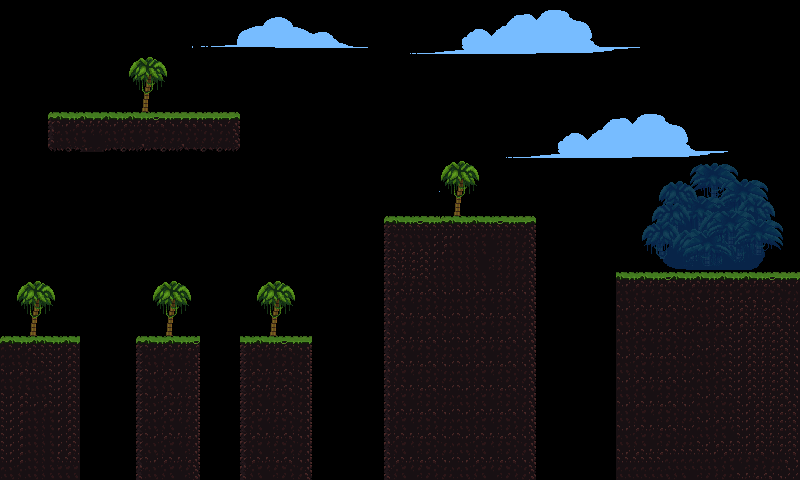

A level layout from a 2D game, rendered from its tile map. Below: a short description, then the map file with tile-grid data replaced by summaries:
An orthogonal 100x60 tile map with 8x8 px tiles, 1 tile layer (块层 1), 7 tilesets and 6 objects.

<map version="1.0" tiledversion="1.0.3" orientation="orthogonal" renderorder="right-down" width="100" height="60" tilewidth="8" tileheight="8" nextobjectid="30">
 <tileset firstgid="1" name="tileset" tilewidth="8" tileheight="8" tilecount="117" columns="13">
  <image source="tileset.png" width="104" height="72" />
 </tileset>
 <tileset firstgid="118" name="jungle_tree2" tilewidth="8" tileheight="8" tilecount="35" columns="5">
  <image source="jungle_tree2.png" width="40" height="59" />
 </tileset>
 <tileset firstgid="153" name="clouds1" tilewidth="8" tileheight="8" tilecount="84" columns="21">
  <image source="clouds1.png" width="173" height="38" />
 </tileset>
 <tileset firstgid="237" name="clouds2" tilewidth="8" tileheight="8" tilecount="174" columns="29">
  <image source="clouds2.png" width="238" height="50" />
 </tileset>
 <tileset firstgid="411" name="jungle_paralax_bg1" tilewidth="8" tileheight="8" tilecount="1296" columns="48">
  <image source="jungle_paralax_bg1.png" width="384" height="216" />
 </tileset>
 <tileset firstgid="1707" name="jungle_bg_trees" tilewidth="8" tileheight="8" tilecount="252" columns="18">
  <image source="jungle_bg_trees.png" width="144" height="112" />
 </tileset>
 <tileset firstgid="1959" name="jungle_tree2_bg" tilewidth="8" tileheight="8" tilecount="28" columns="4">
  <image source="jungle_tree2_bg.png" width="39" height="59" />
 </tileset>
 <layer name="块层 1" width="100" height="60">
  <data>[6000 cells, 2886 non-empty, 745 distinct tile ids]</data>
 </layer>
 <objectgroup name="对象层 1" visible="0">
  <object id="22" x="0" y="337" width="79" height="142" />
  <object id="23" x="136" y="337" width="64" height="143" />
  <object id="25" x="240" y="337" width="71" height="143" />
  <object id="26" x="384" y="216" width="152" height="263" />
  <object id="27" x="616" y="272" width="183" height="208" />
  <object id="28" x="48" y="113" width="192" height="38" />
 </objectgroup>
</map>
